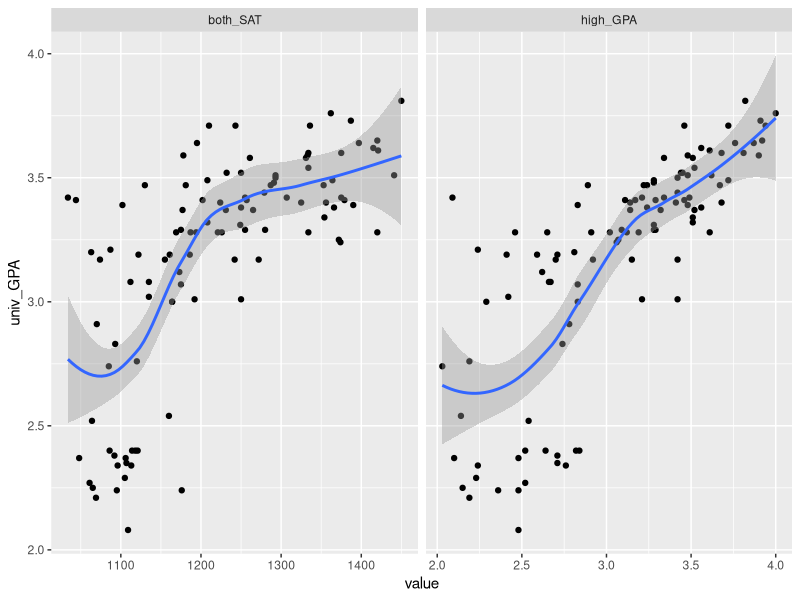
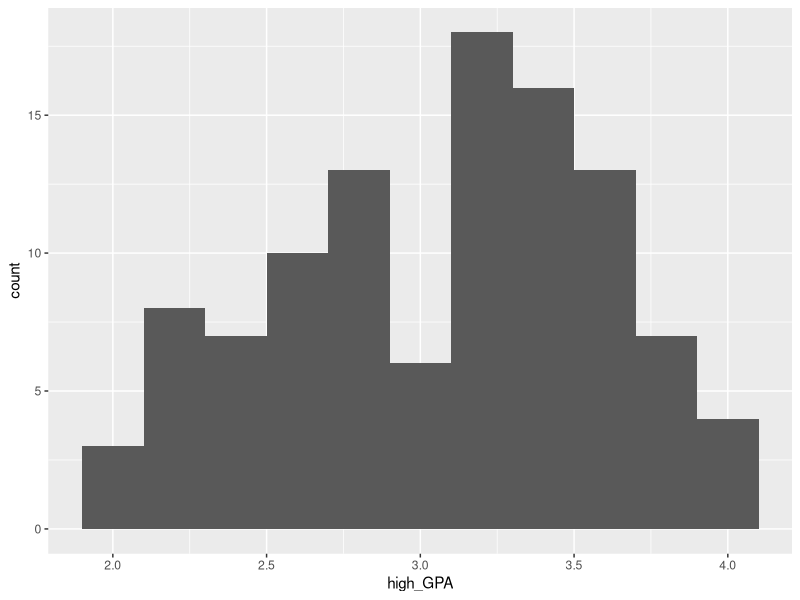
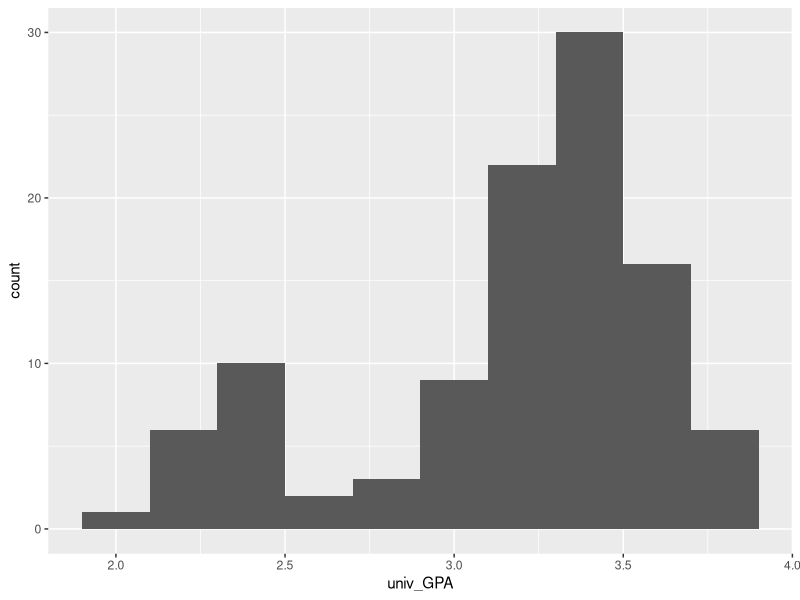
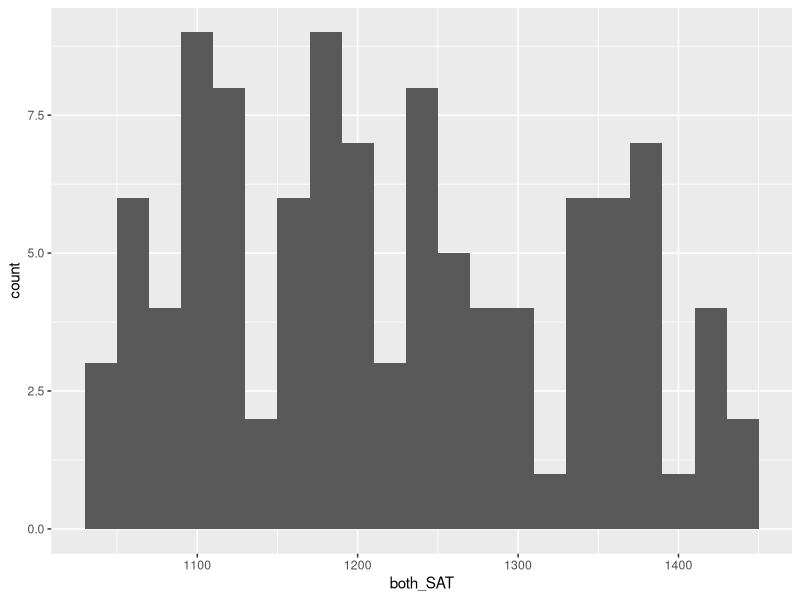

Reproduce these figures in R, in order. (Note: this script raises an error after producing the figures.)
## ---- chunk 1
library(tidyverse)
library(readxl)
library(broom)
library(modelr)
library(rsample)
## ---- chunk 2
## TODO:
df_sat <- read_xls("./data/sat.xls")


## TODO: Do your "first checks"
df_sat %>% glimpse()
df_sat %>% summary()
df_sat
## ---- chunk 3
## NOTE: No need to edit this
df_composite <-
  df_sat %>%
  mutate(both_SAT = math_SAT + verb_SAT)
df_composite
## ---- chunk 4
## TODO:
df_q2 <-
  df_composite %>% 
  pivot_longer(
    names_to = "variable",
    values_to = "value",
    cols = c(high_GPA, both_SAT)
  ) %>% 
  ggplot(mapping = aes(value, univ_GPA))+
  geom_point() +
  geom_smooth() +
  facet_wrap(~variable, scales = "free_x")
df_q2
## ---- chunk 5
histo_SAT <-
  df_composite %>%
  ggplot(aes(x = both_SAT)) + 
  geom_histogram(binwidth=20)

  df_composite %>% 
  ggplot(aes(x = high_GPA)) +
  geom_histogram(binwidth=0.2)
  
  df_composite %>% 
  ggplot(aes(x = univ_GPA)) +
  geom_histogram(binwidth = 0.2)
  
histo_SAT  
## ---- chunk 6
## TODO: Use the function cor.test() to test the correlations between
##       high_GPA and univ_GPA, as well as between
##       both_SAT and univ_GPA
conf_int_gpa <-
  cor.test(df_composite$high_GPA, df_composite$univ_GPA)
conf_int_gpa

conf_int_sat <-
  cor.test(df_composite$both_SAT, df_composite$univ_GPA)
conf_int_sat
## ---- chunk 7
## TODO: Use the bootstrap to compute a confidence interval for corr[high_GPA, univ_GPA]
set.seed(101)

corr_score <- function(splits, ...) {
  df <- analysis(splits)
  tibble(
    term = "gpa_compare",
    estimate = cor.test(df$high_GPA, df$univ_GPA)$estimate
  )
}

boots <-
  df_composite %>%
  bootstraps(times = 1000) %>% 
  mutate(estimates = map_dfr(splits, corr_score)) %>% 
  int_pctl(estimates)
boots
## ---- chunk 8
## NOTE: No need to edit
set.seed(101)

df_train <-
  df_composite %>%
  rowid_to_column() %>%
  slice_sample(n = 80)

df_validate <-
  df_composite %>%
  rowid_to_column() %>%
  anti_join(
    .,
    df_train,
    by = "rowid"
  )
## ---- chunk 9
## TODO: Fit a model of univ_GPA on the predictor both_SAT
fit_uni_sat <-
    df_train %>%
    lm(
      data = .,
      formula = univ_GPA ~ both_SAT
    )

## NOTE: The following computes confidence intervals on regression coefficients
fit_uni_sat %>%
  tidy(
    conf.int = TRUE,
    conf.level = 0.99
  )
## ---- chunk 10
## TODO: Fit and assess models with predictors both_SAT + high_GPA, and high_GPA alone
fit_uni_high_sat <-
    df_train %>%
    lm(
      data = .,
      formula = univ_GPA ~ both_SAT + high_GPA
    ) %>% 
    tidy(
    conf.int = TRUE,
    conf.level = 0.99
  )
fit_uni_high_sat

fit_uni_high <-
    df_train %>%
    lm(
      data = .,
      formula = univ_GPA ~ high_GPA
    ) %>% 
    tidy(
    conf.int = TRUE,
    conf.level = 0.99
  )
fit_uni_high
